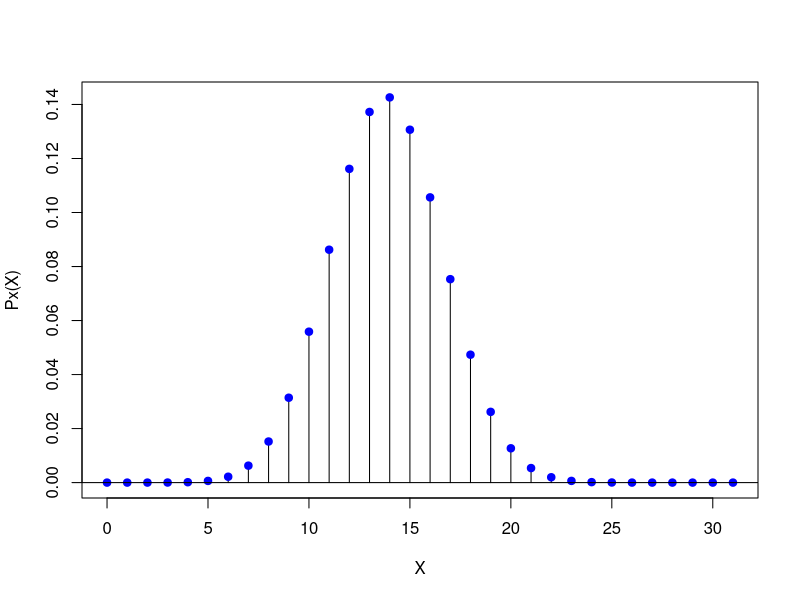
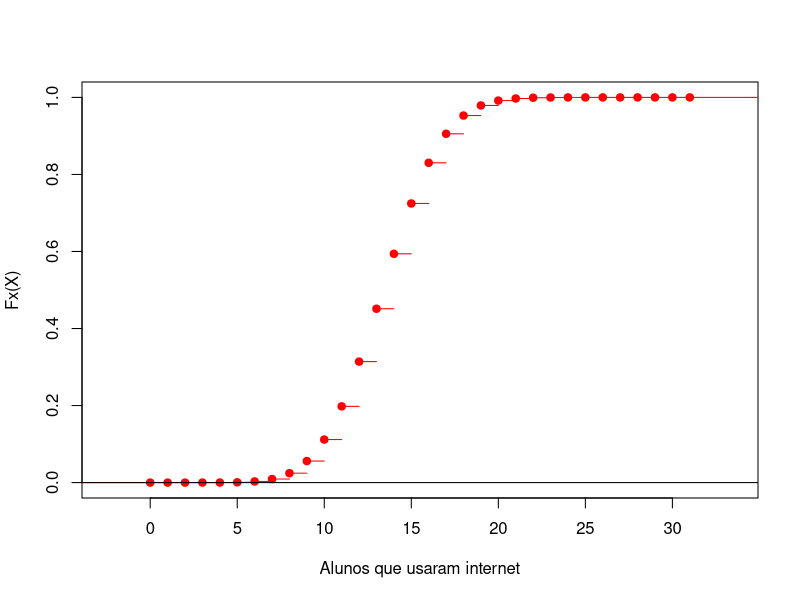

The R source for these figures, in order:
rm(list = ls())

## Item 1 ##

# Distribuicao de probabilidade de X
dbinom(x = 0:31, size = 31, prob = 0.447)

# PMF
X <- seq(0, 31, 1)
prb = dbinom(x = X, size = 31, prob = 0.447)
plot(X, prb, type = 'h', xlab = 'X', ylab = 'Px(X)', lwd = 1)
points(X, prb, pch = 19, col = 'blue')
abline(h = 0)

# CDF
cumprob <- c(0, cumsum(prb))
cumprob.plot = stepfun(X, cumprob)
plot.stepfun(cumprob.plot, col = 'red', do.points = TRUE, pch = 19, main = "",
             ylab = "Fx(X)", xlab = "Alunos que usaram internet", verticals = FALSE,
             lwd = 1)
abline(h = 0)

## Item 2 ##
1 - pbinom(q = 11, size = 31, prob = 0.447)

## Item 3 ##
dbinom(x = 17, size = 31, prob = 0.447) +
dbinom(x = 18, size = 31, prob = 0.447)

## Item 4 ##
dbinom(x = 22, size = 31, prob = 0.447)

## Item 5 ##

# Valor esperado
sum(X * prb)

# Variancia
sum(X * prb) * (0.553)

# Desvio padrao
sqrt(sum(X * prb) * (0.553))
